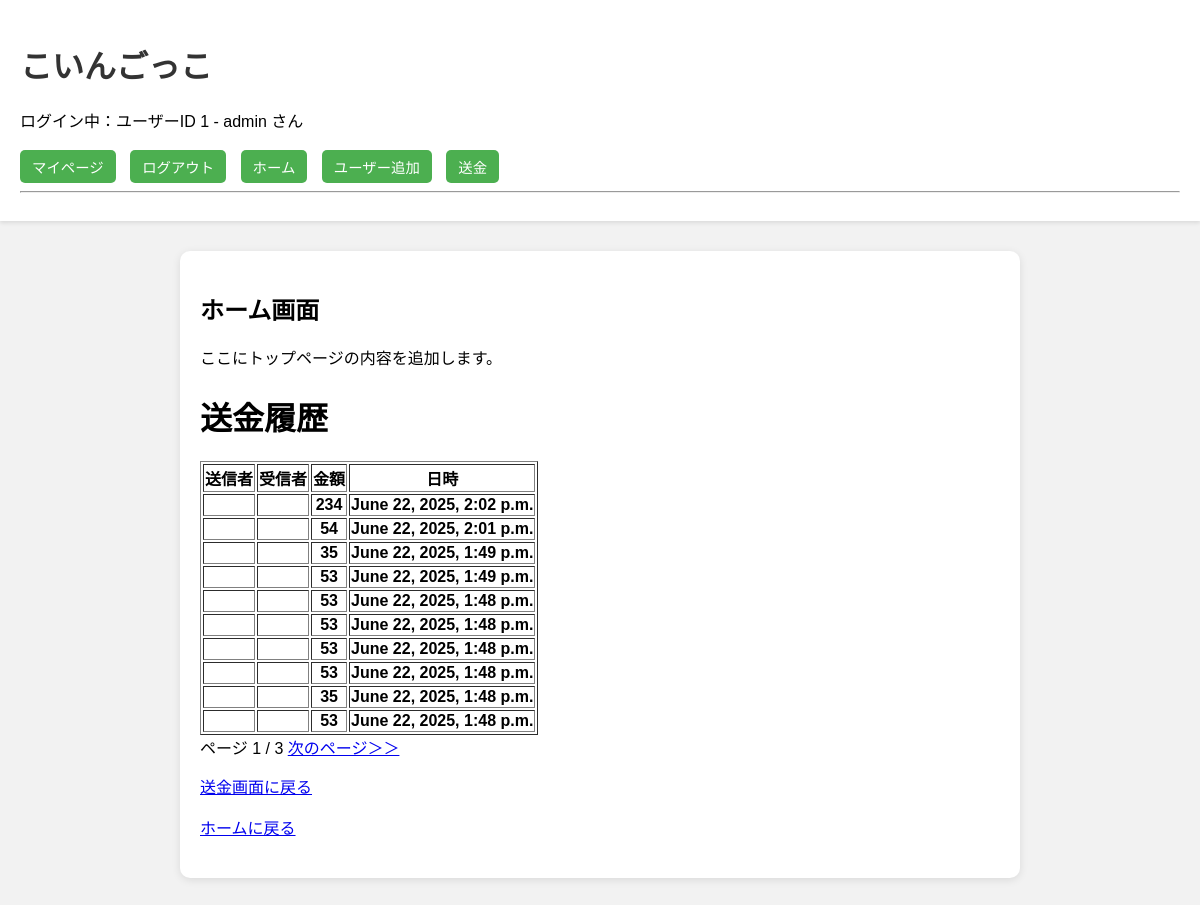
/history/ (signed in), run on an earlier commit of the app's database.
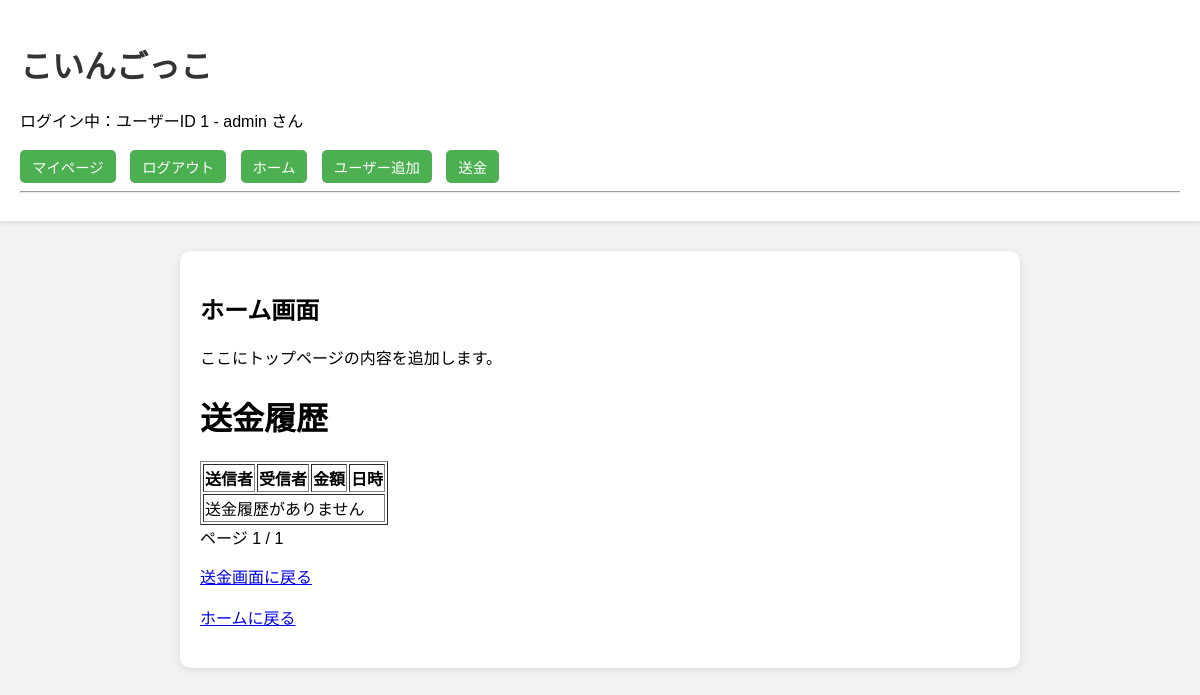
And on a later commit of the database.
### core/models.py (models this page shows, shortened)
class User(AbstractUser):
    username = models.CharField(max_length=50, unique=True)
    password = models.CharField(max_length=128)
    balance = models.PositiveIntegerField(default=0)

class Transaction(models.Model):
    sender = models.ForeignKey(settings.AUTH_USER_MODEL, on_delete=models.CASCADE, related_name='sent_transactions')
    receiver = models.ForeignKey(settings.AUTH_USER_MODEL, on_delete=models.CASCADE, related_name='received_transactions')
    amount = models.PositiveIntegerField()
    timestamp = models.DateTimeField(auto_now_add=True)

### core/views.py (the view)
# urls.py: path('history/', views.history_view, name='history'),
@login_required_custom
def history_view(request):
    transaction_list = Transaction.objects.all().order_by('-timestamp')
    paginator = Paginator(transaction_list, 10) #1p10件の表示
    page_number = request.GET.get('page')
    page_obj = paginator.get_page(page_number)
    return render(request, 'history.html', {'transactions': page_obj})

### core/context_processors.py (called while the page is built)
def login_user(request):
    user_id = request.session.get('user_id')
    if user_id:
        try:
            user = User.objects.get(id=user_id)
            return {'user': user}
        except User.DoesNotExist:
            pass
    return {'user': None}

### core/views.py (called while the page is built)
def login_required_custom(view_func):
    @wraps(view_func)
    def _wrapped_view(request, *args, **kwargs):
        user_id = request.session.get('user_id')
        if not user_id:
            return redirect('login')
        try:
            request.user = User.objects.get(id=user_id)
        except User.DoesNotExist:
            return redirect('login')
        return view_func(request, *args, **kwargs)
    return _wrapped_view

### core/templates/history.html (shortened to what this page needs)
{% extends 'base.html' %}
{% block content %}
<h2>ホーム画面</h2>
<p>ここにトップページの内容を追加します。</p>
        <h1>送金履歴</h1>
        <table border="1">
        <tr>
            <th>送信者</th>
            <th>受信者</th>
            <th>金額</th>
            <th>日時</th>
        </tr>
        {% for t in transactions %}
        <tr>
            <th>{{ t.sender.name }}</th>
            <th>{{ t.receiver.name }}</th>
            <th>{{ t.amount }}</th>
            <th>{{ t.timestamp }}</th>
        </tr>
        {% empty %}
        <tr><td colspan="4">送金履歴がありません</td></tr>
        {% endfor %}
        </table>
        <div>
            <span>ページ {{ transactions.number }} / {{ transactions.paginator.num_pages }}</span>
            {% if transactions.has_next %}
            <a href="?page={{ transactions.next_page_number }}">次のページ＞＞</a>
            {% endif %}
        </div>
        <p><a href="/send/">送金画面に戻る</a>
        <p><a href="/">ホームに戻る</a>
{% endblock %}

### core/templates/base.html (shortened to what this page needs)
<!DOCTYPE html>
<html lang="ja">
<head>
</head>
<body>
    <header>
        <h1><a href="{% url 'index' %}">こいんごっこ</a></h1>
        <nav>
            {% if request.session.user_id %}
                <p>ログイン中：ユーザーID {{ request.session.user_id }} - {{ user.username }} さん</p>
                <a href="{% url 'mypage' %}">マイページ</a>
                <a href="{% url 'logout' %}">ログアウト</a>
            {% else %}
                <a href="{% url 'login' %}">ログイン</a>
            {% endif %}
            <a href="{% url 'index' %}">ホーム</a>
            <a href="{% url 'add_user' %}">ユーザー追加</a>
            <a href="{% url 'send_coin' %}">送金</a>
        </nav>
        <hr>
    </header>
    <main>
        {% block content %}
        {% endblock %}
    </main>
</body>
</html>

### core/templates/base.html (style rules this page uses)
body { font-family: sans-serif; background-color: #f2f2f2; margin: 0; padding: 0; }
header { background-color: #ffffff; padding: 20px; box-shadow: 0 2px 4px rgba(0,0,0,0.1); }
h1 a { text-decoration: none; color: #333; }
nav { margin-top: 10px; }
nav a { display: inline-block; margin-right: 10px; padding: 6px 12px; background-color: #4CAF50; color: white; text-decoration: none; border-radius: 5px; font-size: 0.9em; }
main { max-width: 800px; margin: 30px auto; padding: 20px; background-color: white; border-radius: 10px; box-shadow: 0 2px 8px rgba(0,0,0,0.1); }
p { line-height: 1.6; }

What changed in the data, as far as the page shows it:
removed Transaction: amount "234", timestamp "June 22, 2025, 2:02 p.m."
removed Transaction: amount "54", timestamp "June 22, 2025, 2:01 p.m."
removed Transaction: amount "35", timestamp "June 22, 2025, 1:49 p.m."
removed Transaction: amount "53", timestamp "June 22, 2025, 1:49 p.m."
removed Transaction: amount "53", timestamp "June 22, 2025, 1:48 p.m."
removed Transaction: amount "53", timestamp "June 22, 2025, 1:48 p.m."
removed Transaction: amount "53", timestamp "June 22, 2025, 1:48 p.m."
removed Transaction: amount "53", timestamp "June 22, 2025, 1:48 p.m."
removed Transaction: amount "35", timestamp "June 22, 2025, 1:48 p.m."
removed Transaction: amount "53", timestamp "June 22, 2025, 1:48 p.m."
Also different on the page:
{{ transactions.paginator.num_pages }}: "3" → "1"
text no longer shown: "次のページ＞＞"
text now shown: "送金履歴がありません"
